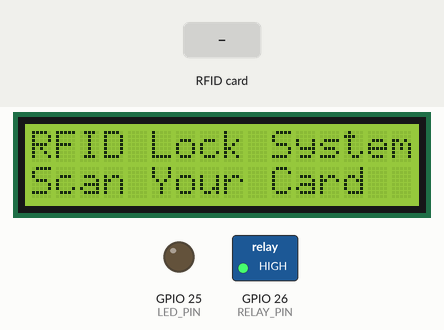
Recording of a sketch running on a simulated ESP32. On the bench: 16×2 character LCD, switched loads named in the sketch (green lamp = pin HIGH), output pins drawn as LEDs (lit = HIGH). The test bench sets the inputs (shaded band). What the sketch prints to the serial monitor is not drawn.

Above: at 1.3 s.
1.4 s: RFID card 5E 7A 19 C4 held to the reader
At 2.5 s:
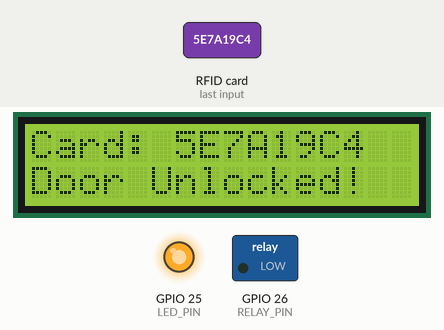
Timing chart, 0 to 6.0 s (numbered marks = the images above; inputs shaded):
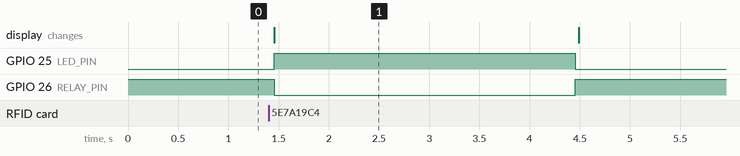

Measured:
- after the input at 1.4 s, GPIO 25 (LED_PIN): LOW → HIGH after 0.06 s, → LOW 3.0 s later; GPIO 26 (RELAY_PIN): HIGH → LOW after 0.06 s, → HIGH 3.0 s later; the display: changes after 0.06 s (image 1)

The sketch:

rfid_relay_lcd.ino
```cpp
#include <Wire.h>
#include <LiquidCrystal_I2C.h>
#include <SPI.h>
#include <MFRC522.h>

// RFID pins
#define SS_PIN  5     // ESP32 GPIO5 to RFID RC522 SDA (SS)
#define RST_PIN 27    // ESP32 GPIO27 to RFID RC522 RST

// Relay control pin
#define RELAY_PIN 26  // ESP32 GPIO26 to relay control input

// LED pin
#define LED_PIN 25    // ESP32 GPIO25 to LED

// Lock activation time in milliseconds
#define LOCK_OPEN_TIME 3000

// LCD parameters
LiquidCrystal_I2C lcd(0x27, 16, 2);  // I2C address 0x27, 16 columns, 2 rows

// Initialize RFID reader
MFRC522 rfid(SS_PIN, RST_PIN);

void setup() {
  Serial.begin(115200);

  // Initialize Relay pin
  pinMode(RELAY_PIN, OUTPUT);
  digitalWrite(RELAY_PIN, HIGH); // Start with relay ON (locked state)

  // Initialize LED pin
  pinMode(LED_PIN, OUTPUT);
  digitalWrite(LED_PIN, LOW); // LED off initially

  // Initialize SPI bus
  SPI.begin();

  // Initialize RFID
  rfid.PCD_Init();

  // Initialize I2C LCD
  lcd.init();
  lcd.backlight();  // Turn on backlight

  // Display welcome message
  lcd.setCursor(0, 0);
  lcd.print("RFID Lock System");
  lcd.setCursor(0, 1);
  lcd.print("Scan Your Card");

  Serial.println("RFID Lock System Ready");
}

void loop() {
  // Check if new card is present
  if (!rfid.PICC_IsNewCardPresent())
    return;

  // Read the card
  if (!rfid.PICC_ReadCardSerial())
    return;

  // Get UUID
  String uuid = "";
  for (byte i = 0; i < rfid.uid.size; i++) {
    uuid += (rfid.uid.uidByte[i] < 0x10 ? "0" : "") + String(rfid.uid.uidByte[i], HEX);
  }
  uuid.toUpperCase();

  // Display UUID on LCD
  lcd.clear();
  lcd.setCursor(0, 0);
  lcd.print("Card: " + uuid);

  // Activate solenoid lock and LED
  lcd.setCursor(0, 1);
  lcd.print("Door Unlocked!");

  // Turn OFF the relay to unlock (reversed logic)
  digitalWrite(RELAY_PIN, LOW);

  // Turn ON the LED
  digitalWrite(LED_PIN, HIGH);

  // Print to serial monitor
  Serial.print("RFID UUID: ");
  Serial.println(uuid);
  Serial.println("Door Unlocked");

  // Keep the lock open for defined time
  delay(LOCK_OPEN_TIME);

  // Turn ON the relay and OFF the LED
  digitalWrite(RELAY_PIN, HIGH);
  digitalWrite(LED_PIN, LOW);

  // Update LCD
  lcd.clear();
  lcd.setCursor(0, 0);
  lcd.print("RFID Lock System");
  lcd.setCursor(0, 1);
  lcd.print("Scan Your Card");

  Serial.println("Door Locked");

  // Cleanup RFID reader
  rfid.PICC_HaltA();
  rfid.PCD_StopCrypto1();

  // Critical fix: Reset and reinitialize RFID reader
  rfid.PCD_Init();
}
```
